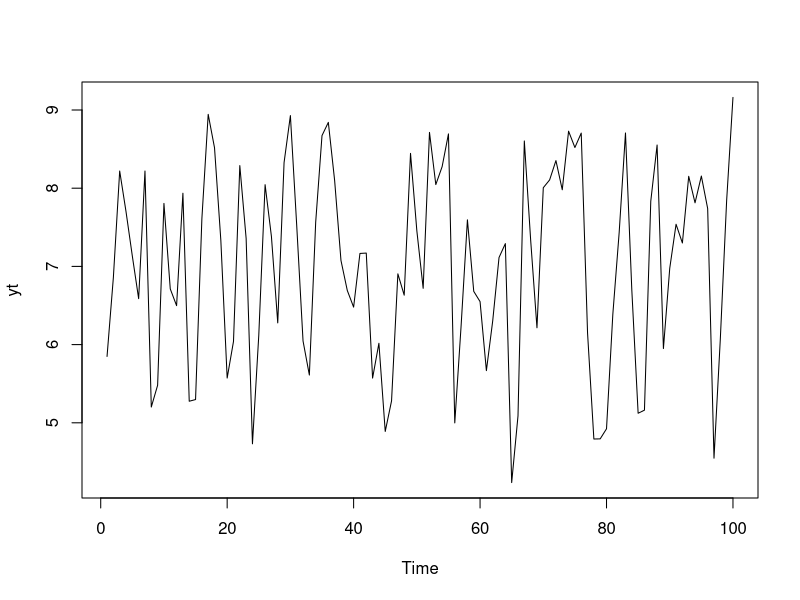
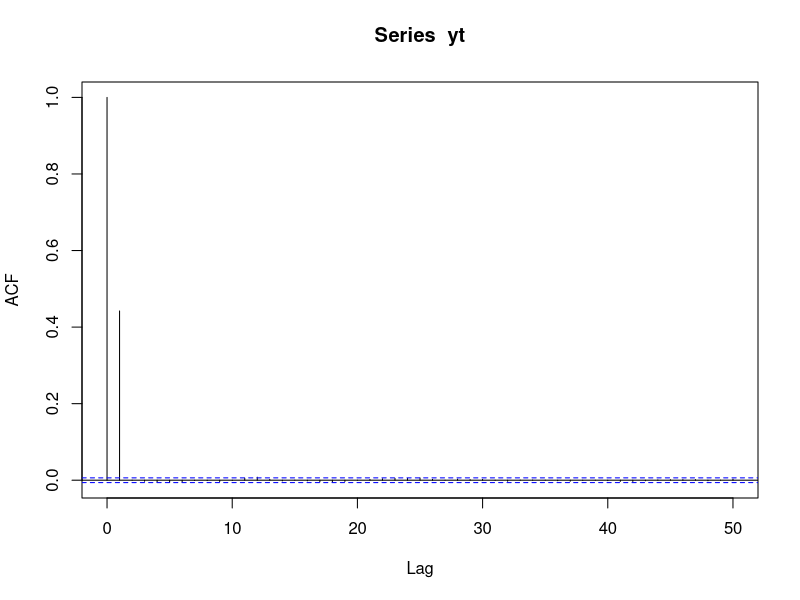
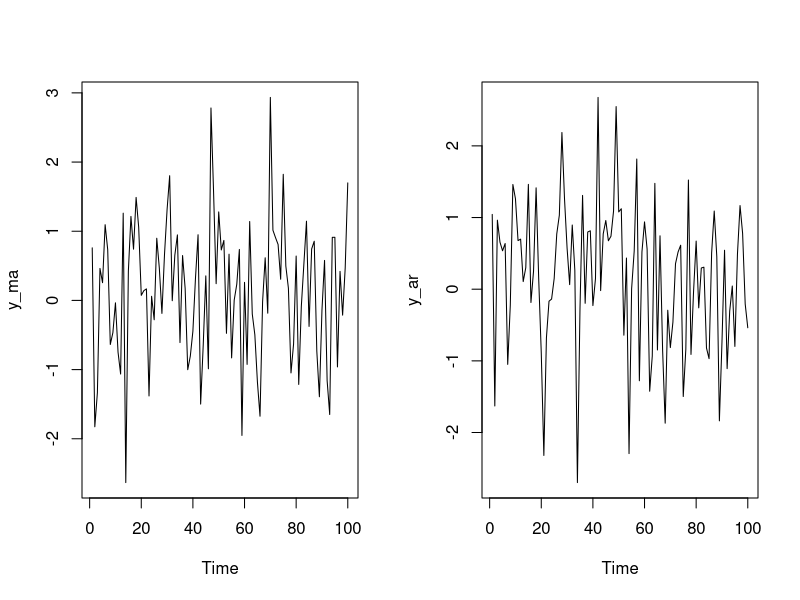
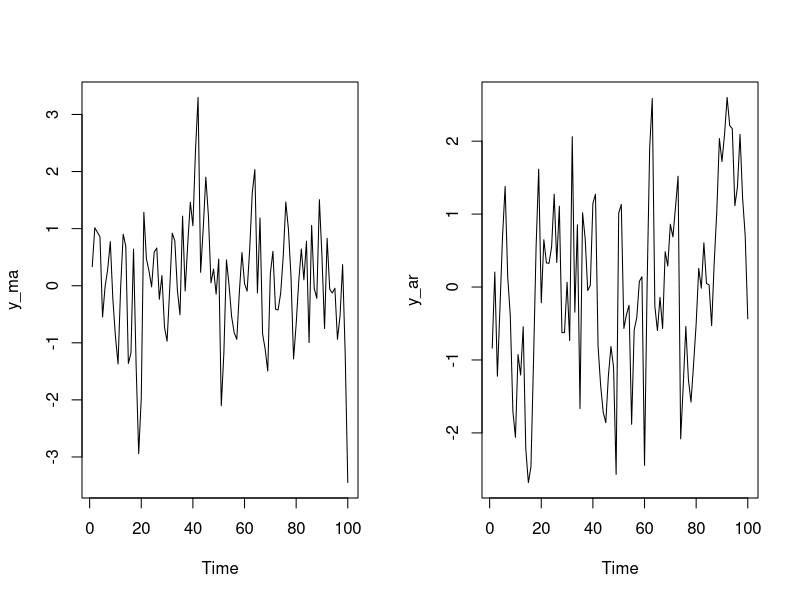
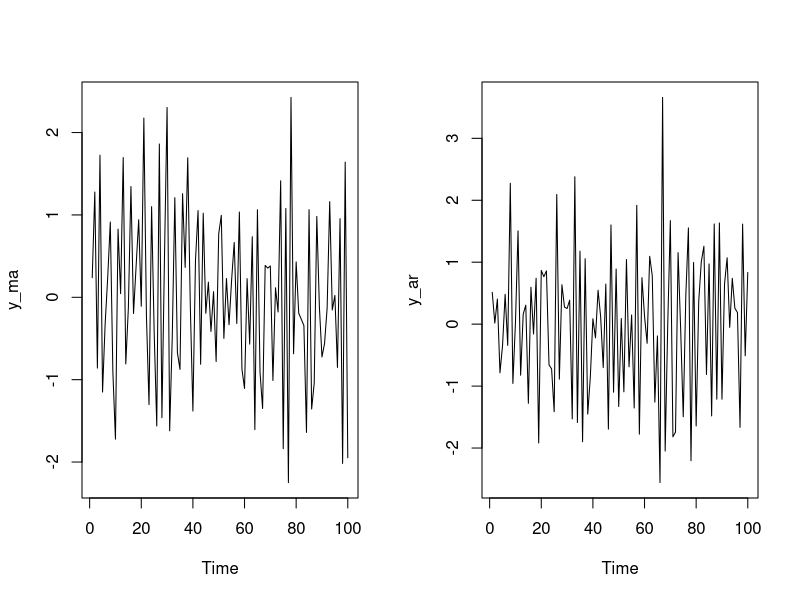
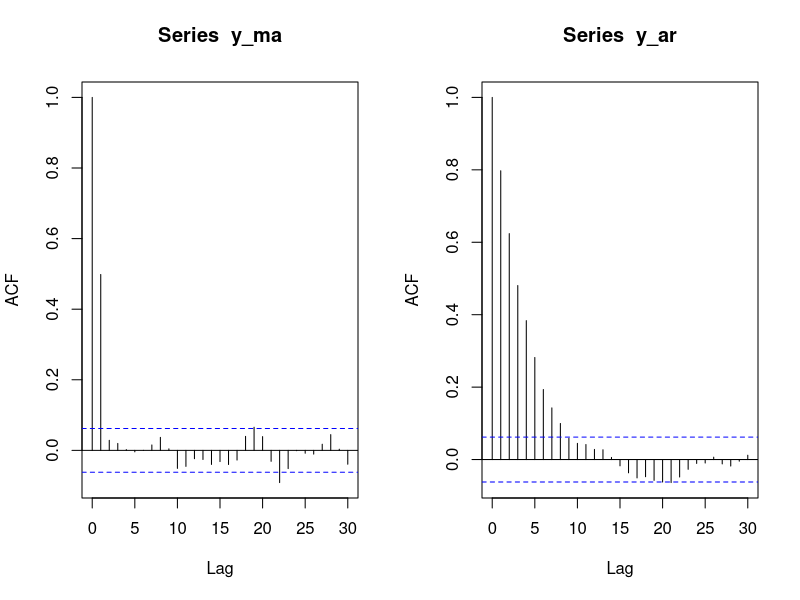
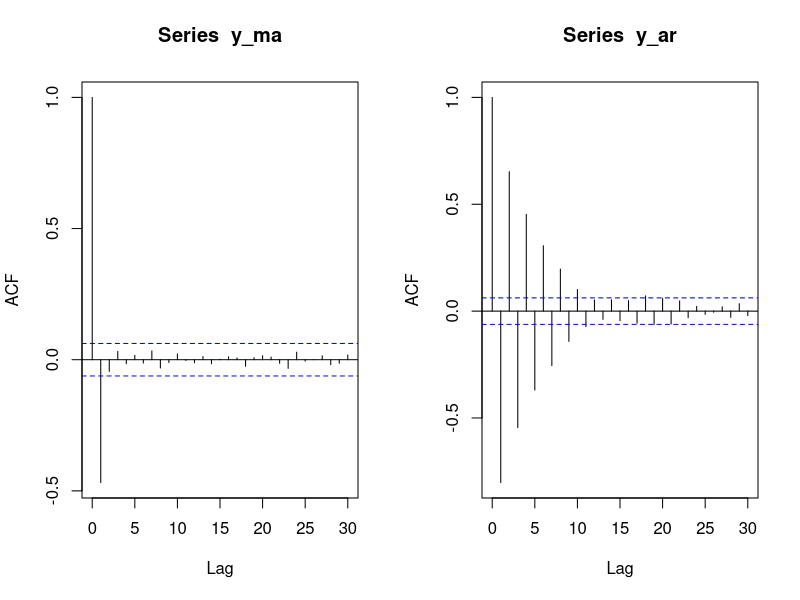
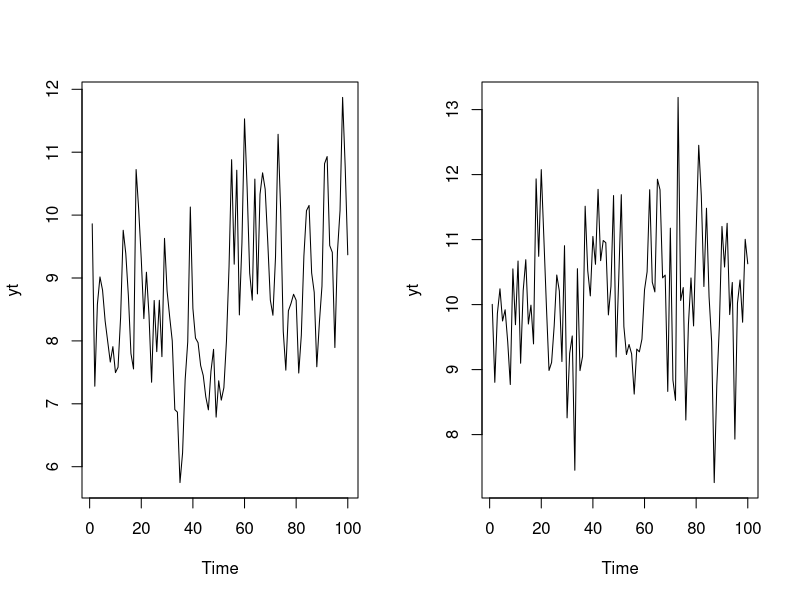

Here is the R script that generated these plots, in order:
## ---- chunk 1

# R markdown options
knitr::opts_chunk$set(echo = TRUE, 
                      fig.width = 10,
                      fig.height = 5,
                      fig.align = "center", 
                      message = FALSE,
                      warning = FALSE)

# Load packages
library(tidyverse)
library(forecast)
## ---- chunk 2
mu = 7
theta = .6
yt <- arima.sim(list(order=c(0,0,1), ma=c(theta)), n=100)
yt <- yt + mu
## ---- chunk 3
plot(yt)
## ---- chunk 4
set.seed(1234)
yt <- arima.sim(list(order=c(0,0,1), ma=c(theta)), n=100000)
yt <- yt + mu

# calculate the mean
mean(yt)

# calculate the variance 
var(yt)
## ---- chunk 5
acf(yt)$acf[2]
## ---- chunk 6
y_ma <- arima.sim(list(order=c(0,0,1), ma=c(.1)), n=100)
y_ar <- arima.sim(list(order=c(1,0,0), ar=c(.1)), n=100)

par(mfrow = c(1, 2))
plot(y_ma)
plot(y_ar)
## ---- chunk 7
y_ma <- arima.sim(list(order=c(0,0,1), ma=c(.5)), n=100)
y_ar <- arima.sim(list(order=c(1,0,0), ar=c(.5)), n=100)

par(mfrow = c(1, 2))
plot(y_ma)
plot(y_ar)
## ---- chunk 8
y_ma <- arima.sim(list(order=c(0,0,1), ma=c(-.5)), n=100)
y_ar <- arima.sim(list(order=c(1,0,0), ar=c(-.5)), n=100)

par(mfrow = c(1, 2))
plot(y_ma)
plot(y_ar)
## ---- chunk 9
y_ma <- arima.sim(list(order=c(0,0,1), ma=c(.8)), n=1000)
y_ar <- arima.sim(list(order=c(1,0,0), ar=c(.8)), n=1000)

par(mfrow = c(1, 2))
acf(y_ma)
acf(y_ar)
## ---- chunk 10
y_ma <- arima.sim(list(order=c(0,0,1), ma=c(-.8)), n=1000)
y_ar <- arima.sim(list(order=c(1,0,0), ar=c(-.8)), n=1000)

par(mfrow = c(1, 2))
acf(y_ma)
acf(y_ar)
## ---- chunk 11
set.seed(1234)

mu = 9
theta1 = .5
theta2 = .3

yt <- arima.sim(list(order=c(0,0,2), ma=c(theta1, theta2)), n=100)
yt <- yt + mu
## ---- chunk 12
plot(yt)
## ---- chunk 13
# MA(3)
mu = 10
theta1 = .1
theta2 = .2
theta3 = .3
  
yt <- arima.sim(list(order=c(0,0,3), ma=c(theta1, theta2, theta3)), n=100)

yt <- yt + mu
## ---- chunk 14
# MA(3)
plot(yt)
## ---- chunk 15
# MA(4)
mu = 10
theta1 = .1
theta2 = .2
theta3 = .3
theta4 = .5
  
yt <- arima.sim(list(order=c(0,0,4), ma=c(theta1, theta2, theta3, theta4)), n=100)

yt <- yt + mu
## ---- chunk 16
# MA(4)
set.seed(12)
yt <- arima.sim(list(order=c(0,0,4), ma=c(.1, .2, .5, .9)), n=100)
acf(yt)
## ---- chunk 17
# MA(2)
set.seed(122222)
yt <- arima.sim(list(order=c(0,0,2), ma=c(.1, .9)), n=100)
acf(yt)
## ---- chunk 18
# MA(2)
set.seed(1222)
yt <- arima.sim(list(order=c(0,0,3), ma=c(.1, .9, .7)), n=100)
acf(yt)
## ---- chunk 19
# read the dataset
df = read.csv('eriedata.csv')

# create the time series object from the dataset

y = ts(df$level)
## ---- chunk 20
plot(y)
## ---- chunk 21
acf(y)
## ---- chunk 22
# fit an MA(3) model to the data
y_ma = arima(y, order = c(0,0,3))
y_ma
## ---- chunk 23
plot(y)
lines(y-y_ma$residuals, col = "red")
## ---- chunk 24
y_forecast = forecast(y_ma)
plot(y_forecast)
## ---- chunk 25
# Simulate data from the ARMA(1,2)
set.seed(2024)
y = arima.sim(list(order=c(1,0,2), ar=c(.1), ma = c(.1, .4)), n=100)
## ---- chunk 26
# Simulate ARMA(1,2)
plot(y)
## ---- chunk 27
set.seed(2024)
yt <- arima.sim(list(order=c(3,0,1), ar=c(.1, .65, .2), ma = c(.1)), n=10000)
b0 = 10
yt <- yt + b0
## ---- chunk 28
pacf(yt)
## ---- chunk 29
# read the dataset
df = read.csv('eriedata.csv')

# create the time series object from the dataset

y = ts(df$level)
## ---- chunk 30
pacf(y)
## ---- chunk 31
# fit an ARMA(1, 3) model to the data
y_arma = arima(y, order = c(1,0,3))
## ---- chunk 32
plot(y)
lines(y-y_arma$residuals, col = "blue")
## ---- chunk 33
y_forecast = forecast(y_arma)
plot(y_forecast)
